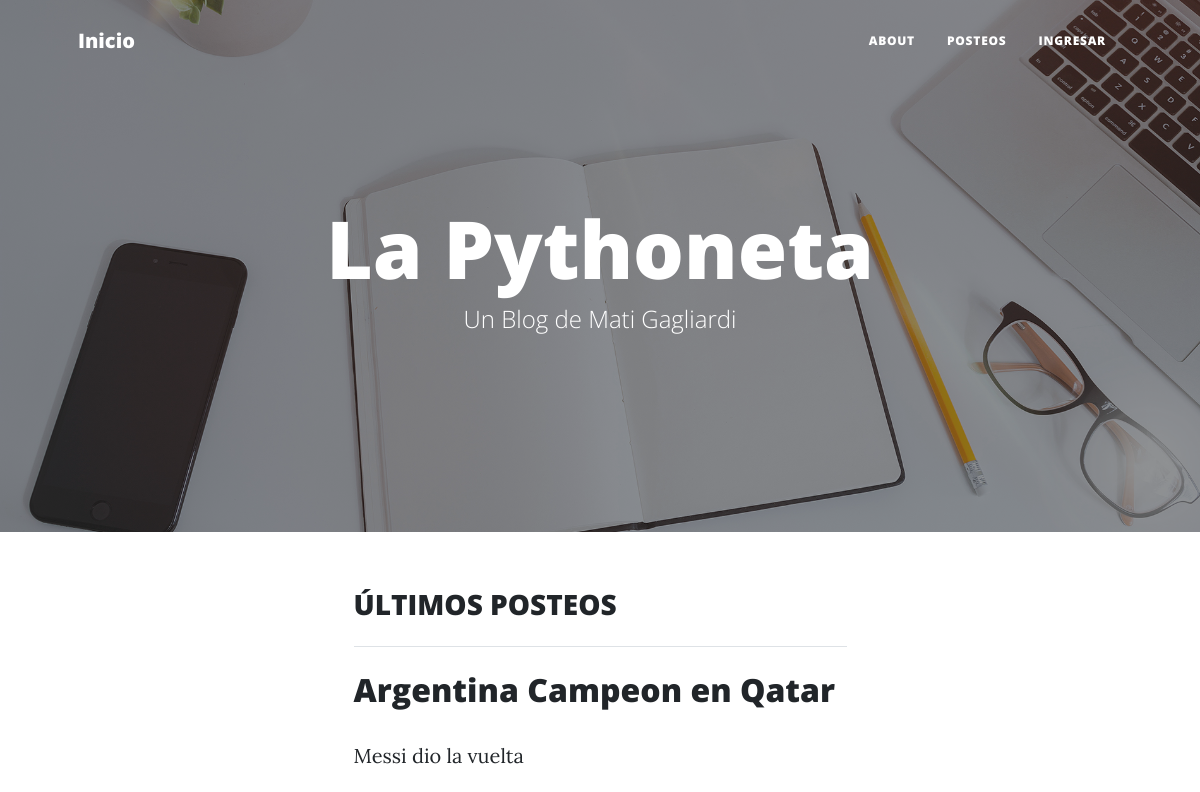
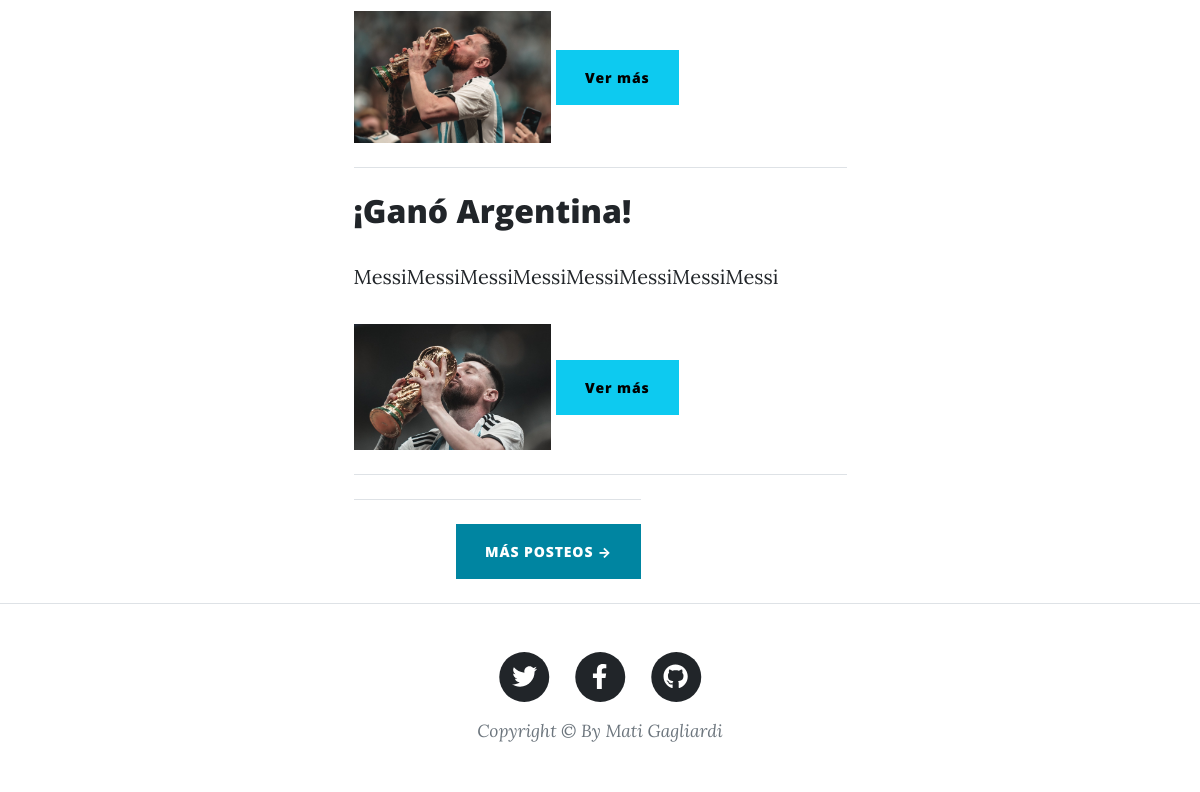
Before: / with the older database file (2 pictures, top to bottom).
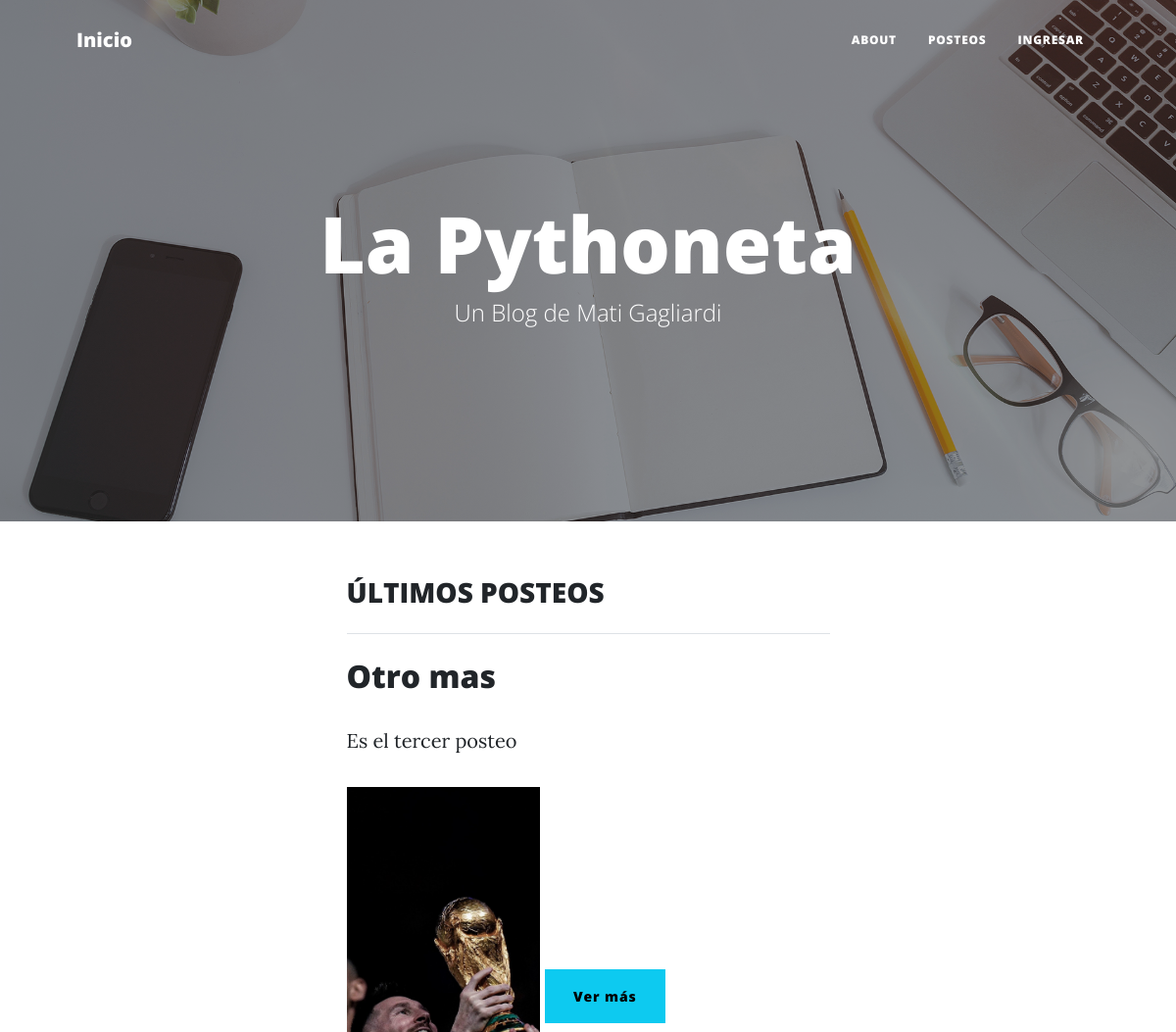
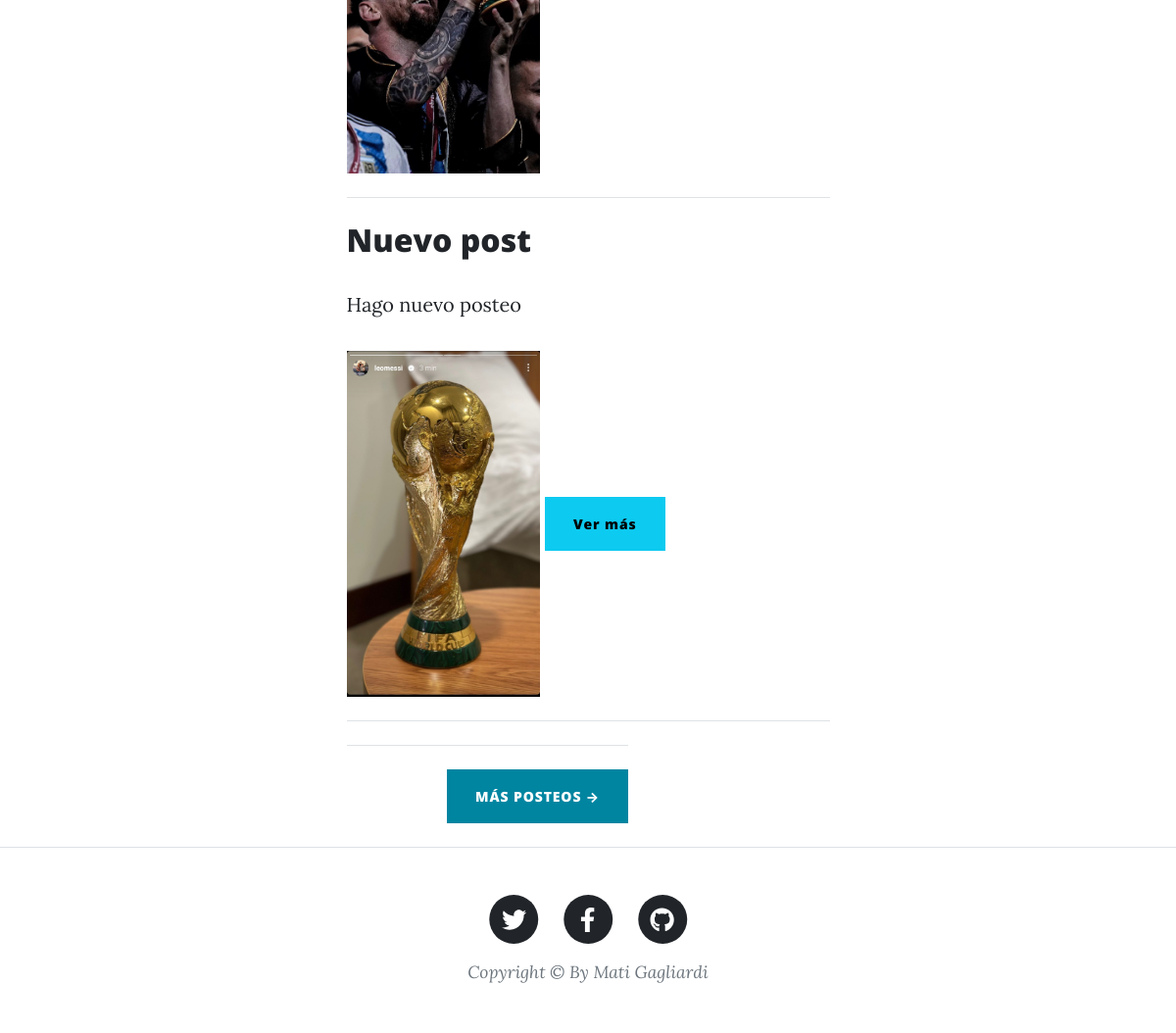
After: the same page with the newer database file (2 pictures, top to bottom).
### Posteos/models.py (models this page shows, shortened)
class Posteo(models.Model):
    titulo = models.CharField(max_length=200)
    subtitulo = models.CharField(max_length=200)
    contenido = models.TextField(default=subtitulo)
    imagen = models.ImageField(upload_to='media/')
    autor = models.ForeignKey(User, on_delete=models.CASCADE)
    fecha_publicacion = models.DateTimeField(auto_now_add=True)

### Login/views.py (the view)
# urls.py: path('', inicio, name="inicio"),
def inicio(request):
    posteos_recientes = Posteo.objects.order_by('-fecha_publicacion')[:2]
    return render(request, 'index.html', {'posteos':posteos_recientes, 'avatar':ObtenerAvatar(request)})

### Login/views.py (called while the page is built)
def ObtenerAvatar(request):
    avatares=Avatar.objects.filter(user=request.user.id)
    if len(avatares) != 0:
        return avatares[0].imagen.url
    else:
        return "/media/avatares/avatar_por_defecto.jpg"

### Login/templates/index.html (shortened to what this page needs)
{% extends 'padre.html' %}
{% load static %}
{% block header %}
<h1>La Pythoneta</h1>
<span class="subheading">Un Blog de Mati Gagliardi</span>
{% endblock %}
{% block contenido_que_cambia %}
<div class="container px-4 px-lg-5">
    <h3 class="subheading">ÚLTIMOS POSTEOS</h3>
    <hr class="my-4">
    {% for post in posteos %}
        {% if post in posteos %}
            <h2>{{ post.titulo }}</h2>
            <p>{{ post.subtitulo }}</p>
            <img src="{{ post.imagen.url }}" style="width: 40%;" alt="Imagen del posteo">
            <a class="btn btn-info" href="{% url 'detalle_posteo' post.id %}">Ver más</a>
            <hr class="my-4">
        {% else %}
            <p>No hay posteos</p>
        {% endif %}
    {% endfor %}
    <div class="col-md-10 col-lg-8 col-xl-7">
        <hr class="my-4">
        <div class="d-flex justify-content-end mb-4"><a class="btn btn-primary text-uppercase" href="{% url 'posteos' %}">Más posteos →</a></div>
    </div>
</div>
{% endblock %}

### Login/templates/padre.html (shortened to what this page needs)
<!DOCTYPE html>
<html lang="en">
    <head>
        {% load static %}
        <link href="{% static 'css/styles.css' %}" rel="stylesheet" />
    </head>
    <body>
        <nav class="navbar navbar-expand-lg navbar-light" id="mainNav">
            <div class="container px-4 px-lg-5">
                <a class="navbar-brand" href="{% url 'inicio' %}">Inicio</a>
                <div class="collapse navbar-collapse" id="navbarResponsive">
                    <ul class="navbar-nav ms-auto py-4 py-lg-0">
                        {% if user.is_authenticated %}
                        <img src="{{avatar}}" style="width: 50px;height: 50px;">
                        <li class="nav-item">{{user.username}}</li>
                        <li class="nav-item"><a class="nav-link px-lg-3 py-3 py-lg-4" href="{% url 'posteos' %}">Posteos</a></li>
                        <li class="nav-item"><a class="nav-link px-lg-3 py-3 py-lg-4" href="{% url 'crear_posteo' %}">Crear Posteo</a></li>
                        <li class="nav-item"><a class="nav-link px-lg-3 py-3 py-lg-4" href="{% url 'about' %}">About</a></li>
                        <li class="nav-item"><a class="nav-link px-lg-3 py-3 py-lg-4" href="{% url 'EditarPerfil' %}">Perfil</a></li>
                        <a class="btn btn-success" href="{% url 'agregarAvatar' %}">Agregar/cambiar Avatar</a>
                        <a class="btn btn-info" href="{% url 'mensajes_recibidos' %}">Mensajes</a>
                        <li class="nav-item"><a class="nav-link px-lg-3 py-3 py-lg-4" href="{% url 'Logout' %}">Salir</a></li>
                        {% else %}
                        <li class="nav-item"><a class="nav-link px-lg-3 py-3 py-lg-4" href="{% url 'about' %}">About</a></li>
                        <li class="nav-item"><a class="nav-link px-lg-3 py-3 py-lg-4" href="{% url 'posteos' %}">Posteos</a></li>
                        <li class="nav-item"><a class="nav-link px-lg-3 py-3 py-lg-4" href="{% url 'Login' %}">Ingresar</a></li>
                        {% endif %}
                    </ul>
                </div>
            </div>
        </nav>
        <header class="masthead" style="background-image: url('img/home-bg.jpg')">
            <div class="container position-relative px-4 px-lg-5">
                <div class="row gx-4 gx-lg-5 justify-content-center">
                    <div class="col-md-10 col-lg-8 col-xl-7">
                        <div class="site-heading">
                            {% block header %}
                            {% endblock %}
                        </div>
                    </div>
                </div>
            </div>
        </header>
        <div class="container px-4 px-lg-5">
            <div class="row gx-4 gx-lg-5 justify-content-center">
                <div class="col-md-10 col-lg-8 col-xl-7">
                    {% block contenido_que_cambia %}
                    {% endblock %}
                </div>
            </div>
        </div>
        <footer class="border-top">
            <div class="container px-4 px-lg-5">
                <div class="row gx-4 gx-lg-5 justify-content-center">
                    <div class="col-md-10 col-lg-8 col-xl-7">
                        <ul class="list-inline text-center">
                            <li class="list-inline-item">
                                <a href="https://twitter.com/MatiiGagliardi">
                                    <span class="fa-stack fa-lg">
                                        <i class="fas fa-circle fa-stack-2x"></i>
                                        <i class="fab fa-twitter fa-stack-1x fa-inverse"></i>
                                    </span>
                                </a>
                            </li>
                            <li class="list-inline-item">
                                <a href="https://www.facebook.com/MatiiGagliardi/">
                                    <span class="fa-stack fa-lg">
                                        <i class="fas fa-circle fa-stack-2x"></i>
                                        <i class="fab fa-facebook-f fa-stack-1x fa-inverse"></i>
                                    </span>
                                </a>
                            </li>
                            <li class="list-inline-item">
                                <a href="https://github.com/Matii22rc">
                                    <span class="fa-stack fa-lg">
                                        <i class="fas fa-circle fa-stack-2x"></i>
                                        <i class="fab fa-github fa-stack-1x fa-inverse"></i>
                                    </span>
                                </a>
                            </li>
                        </ul>
                        <div class="small text-center text-muted fst-italic">Copyright &copy; By Mati Gagliardi</div>
                    </div>
                </div>
            </div>
        </footer>
    </body>
</html>

Changed rows visible on the page:
removed Posteo: titulo "Argentina Campeon en Qatar", subtitulo "Messi dio la vuelta", imagen (picture)
no longer on this page (row unchanged): Posteo: titulo "¡Ganó Argentina!", subtitulo "MessiMessiMessiMessiMessiMessiMessiMessi", imagen (picture)
added Posteo: titulo "Otro mas", subtitulo "Es el tercer posteo", imagen (picture)
added Posteo: titulo "Nuevo post", subtitulo "Hago nuevo posteo", imagen (picture)
